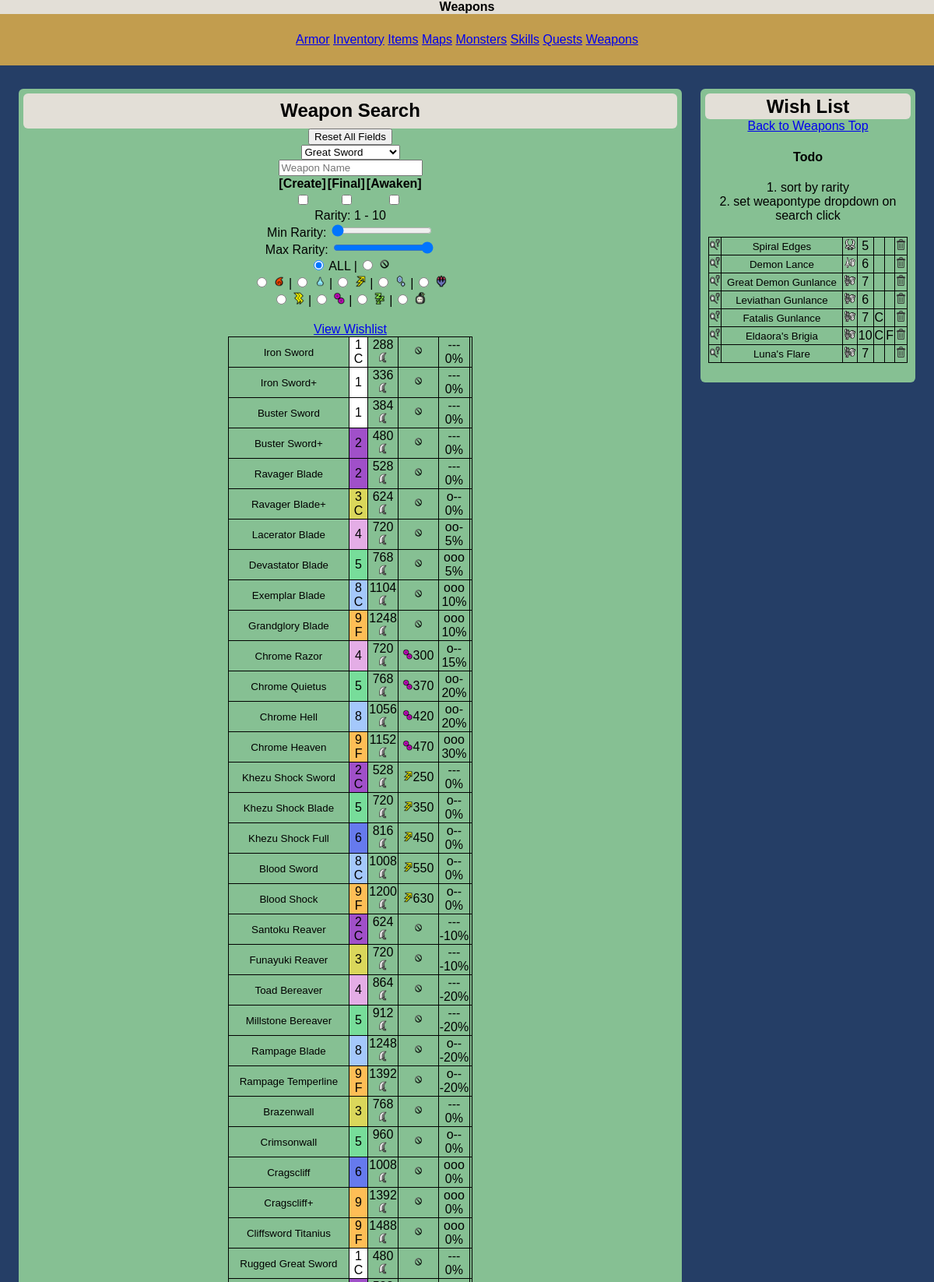
The page / (upper part) on the database its author committed.
### tables this page shows
CREATE TABLE IF NOT EXISTS `weapondata` (
  `weaponId` int(5) NOT NULL,
  `parentWeaponId` int(5) NOT NULL,
  `itemId` int(5) DEFAULT NULL,
  `weaponTypeId` int(5) NOT NULL,
  `name` varchar(80) NOT NULL,
  `attack` int(5) NOT NULL,
  `element` varchar(3) NOT NULL,
  `elementValue` int(5) DEFAULT NULL,
  `created` int(1) NOT NULL,
  `final` int(1) NOT NULL,
  `slot` int(1) NOT NULL,
  `rare` int(2) NOT NULL,
  `affinity` decimal(2,2) NOT NULL,
  `defense` int(3) DEFAULT NULL,
  `special` varchar(40) DEFAULT NULL,
  `awaken` int(1) NOT NULL,
  `red` int(3) NOT NULL,
  `orange` int(3) NOT NULL,
  `yellow` int(3) NOT NULL,
  `green` int(3) NOT NULL,
  `blue` int(3) NOT NULL,
  `white` int(3) NOT NULL,
  `purple` int(3) NOT NULL,
  `redPlus` int(3) NOT NULL,
  `orangePlus` int(3) NOT NULL,
  `yellowPlus` int(3) NOT NULL,
  `greenPlus` int(3) NOT NULL,
  `bluePlus` int(3) NOT NULL,
  `whitePlus` int(3) NOT NULL,
  `purplePlus` int(3) NOT NULL,
  `own` int(1) NOT NULL,
  `hierarchy` varchar(3000) NOT NULL,
  PRIMARY KEY (`weaponId`),
  UNIQUE KEY `itemId` (`itemId`)
);

CREATE TABLE IF NOT EXISTS `wishlist` (
  `id` int(5) NOT NULL,
  `weaponTypeId` int(5) NOT NULL,
  `name` varchar(80) NOT NULL,
  `created` int(1) NOT NULL,
  `final` int(1) NOT NULL,
  `rare` int(2) NOT NULL,
  PRIMARY KEY (`id`),
  UNIQUE KEY `id` (`id`),
  UNIQUE KEY `name` (`name`)
);

### assets/modules/weapons/vars.php (called while the page is built, shortened)
<?php
    if(isset($_POST['postCheck'])) {
        if($_POST['createShow']==1){ $createCheck='checked'; $createFilter=1;
        } else { $createCheck=''; $createFilter=0;}
        if($_POST['finalShow']==1){ $finalCheck='checked'; $finalFilter=1;
        } else { $finalCheck=''; $finalFilter=0;}
        if($_POST['awakenShow']==1){ $awakenCheck='checked'; $awakenFilter=1;
        } else { $awakenCheck=''; $awakenFilter=0;}
        if(isset($_POST['searchClick'])){
            $searchClickCSV = str_getcsv($_POST['searchClick']);
            $sql='SELECT name
                FROM weapondata
                WHERE id='.$searchClickCSV[1];
            $searchResultName = mysqli_query($mysqli,$sql) or die(mysqli_error($mysqli) . '; searchresultname table error');
            $row=mysqli_fetch_array($searchResultName);
            $weaponSearch=str_replace('\'','&#39;',$row['name']);
            $weaponType=$searchClickCSV[1];
        } else {
            if(isset($_POST['weaponPath'])){
                $weaponPath=$_POST['weaponPath'];
                $weaponSearch=str_replace('\'','&#39;',$_POST['weaponPath']);
            } else {
                $weaponPath=null;
                $weaponSearch=str_replace('\'','&#39;',$_POST['weaponName']);
            }
            if(isset($_POST['weaponImage'])) {
                $weaponType=$_POST['weaponImage'];
            } else {$weaponType=$_POST['weaponType'];}
        }
        if(isset($_POST['minRaritySelect'])) {
            $minRaritySelect=$_POST['minRaritySelect'];
            $maxRaritySelect=$_POST['maxRaritySelect'];
        } else {
            $minRaritySelect=1;
            $maxRaritySelect=10;
        }
        if(isset($_POST['elementImage'])) {
            $elemFilter=$_POST['elementImage'];
        } else {
            $elemFilter=$_POST['elem'];
        }
        switch($elemFilter) {
            case "%": $allCheck = "checked"; break;
            case "RAW": $rawCheck = "checked"; break;
            case "FIR": $firCheck = "checked"; break;
            case "WAT": $watCheck = "checked"; break;
            case "THU": $thuCheck = "checked"; break;
            case "ICE": $iceCheck = "checked"; break;
            case "DRA": $draCheck = "checked"; break;
            case "PAR": $parCheck = "checked"; break;
            case "POI": $poiCheck = "checked"; break;
            case "SLE": $sleCheck = "checked"; break;
            case "BLA": $blaCheck = "checked"; break;
        }
    } else {
        $createFilter=0;
        $finalFilter=0;
        $weaponSearch=null;
        $weaponType=1;
        $minRaritySelect=1;
        $maxRaritySelect=10;
        $elemFilter='%';
    }
?>

### assets/modules/weapons/query.php (called while the page is built)
<?php
    $weaponSearch=str_replace('\'','&#39;',$weaponSearch);
    $sql = 'SELECT *
            FROM weapondata
            WHERE instr(name,"' . $weaponSearch . '")>0
            AND rare BETWEEN ' . $minRaritySelect . ' AND ' . $maxRaritySelect . '
            AND element LIKE \'%' . $elemFilter . '%\'
            AND (' . $createFilter . '=0 OR created=' . $createFilter .')
            AND (' . $finalFilter . '=0 OR final=' . $finalFilter . ')
            AND (0=' . $weaponType . ' OR weapontypeid=' . $weaponType . ')
            ORDER BY weaponId';
    $result = mysqli_query($mysqli,$sql) or die(mysqli_error($mysqli) . '; weapon table error');
?>

### assets/modules/weapons/parameter_prep.php (called while the page is built, shortened)
<?php
    switch($weaponsRow['slot']) {
        case "0": $slot = "---"; break;
        case "1": $slot = "o--"; break;
        case "2": $slot = "oo-"; break;
        case "3": $slot = "ooo"; break;}
    $affinity=$weaponsRow['affinity']*100;
    $sql = 'SELECT color
            FROM rarecolors
            WHERE rare=' . $weaponsRow['rare'];
    $colorResult = mysqli_query($mysqli,$sql) or die(mysqli_error($mysqli) . '; color table error');
    $rareColorsRow=mysqli_fetch_array($colorResult);
    if ($weaponsRow['created']==1) {$createFlag = 'C';
    } else {$createFlag = null;}
    if ($weaponsRow['final']==1) {$finalFlag = 'F';
    } else {$finalFlag = null;}
    if ($awakenFilter==1){
        $elemType=$weaponsRow['element'];
        $elemValue=$weaponsRow['elementValue'];
    } else{
        if ($weaponsRow['awaken']==1){
            $elemType='RAW';
        } else{
            $elemType=$weaponsRow['element'];
            $elemValue=$weaponsRow['elementValue'];
        }
    }
?>

### assets/modules/weapons/table.php (the view, shortened to what this page needs)
<table class='data'>
    <?php
        while($weaponsRow=mysqli_fetch_array($result))
        {
            require('assets/modules/weapons/parameter_prep.php');
            echo("<tr>")
                .'<td class="textTd"><input type="submit" name="weaponPath" value="'.$weaponsRow['name'].'" class="button" >'
                ."<td BGCOLOR='$rareColorsRow[color]'>$weaponsRow[rare]<br>".$createFlag . $finalFlag
                ."<td>$weaponsRow[attack]<br><input class='icon' type='image' name='weaponImage' value=$weaponsRow[weaponTypeId] src=assets/resources/weapons/$weaponsRow[weaponTypeId].png class='icon'></td>"
                ."<td><input type ='image' name='elementImage' value=$elemType src=assets/resources/elements/$elemType.png class='icon'>"
                ."$elemValue</td>"
                ."<td>$slot"
                ."<br>$affinity%</td>"
                ."<td>$weaponsRow[special]</td>"
                ;
        }
    ?>
</table>

### assets/modules/weapons/wishlist.php (shortened to what this page needs)
<H2>Wish List</H2>
<a href='#top'>Back to Weapons Top</a>
<H4>Todo</H4>
1. sort by rarity<br>
2. set weapontype dropdown on search click<br>
<br>
<?php
    $sql = 'SELECT *
            FROM wishlist';
    $wishlistTableResult = mysqli_query($mysqli,$sql) or die(mysqli_error($mysqli) . '; wishlist table error');
?>
<table class='data wish'>
    <?php
        while($row=mysqli_fetch_array($wishlistTableResult))
        {
            if($row['created']==1){
                $created='C';
            } else {
                $created='';
            }
            if($row['final']==1){
                $final='F';
            } else {
                $final='';
            }
            echo("<tr>")
                ."<td><input type='image' name='searchClick' onclick='this.form.submit()' src=assets/resources/ui/search.png class='icon' value={$row['id']},{$row['weaponTypeId']}></td>"
                .'<td class="textTd"><input type="submit" name="weaponPath" value="'.$row['name'].'" class="button"></td>'
                .'<td><img src=assets/resources/weapons/'.$row['weaponTypeId'].'.png class="icon"></td>'
                .'<td>'.$row['rare'].'</td>'
                .'<td>'.$created.'</td>'
                .'<td>'.$final.'</td>'
                ."<td><input type='image' name='wishDelete' onclick = 'this.form.submit()' src=assets/resources/ui/delete.png class='icon' value=$row[id]></td>";
        }
    ?>
</table>

### assets/stylesheets/mobile.css (style rules this page uses)
html, body { margin:0; height:100%; font:1em Verdana, Geneva, sans-serif; background:#253E66; }
th, td { border-bottom: 1px solid black; border-top: 1px solid black; }
h2 { background:#E3DFD7; margin: 0; margin-bottom:1%; font-size:0.5em; }
img { max-width:100%; height: auto; }
.data { border: 1px solid black; border-bottom: 1px solid black; border-top: 1px solid black; width:100% !important; border-collapse: collapse; font-size:100%; }
.textTd { text-align: left; }
.button { border:none; background:inherit; font-size:inherit; margin:0; }

### assets/stylesheets/main.css (style rules this page uses)
html, body { margin:0; height:100%; font:1em Verdana, Geneva, sans-serif; background:#253E66; }
h2 { background:#E3DFD7; border-radius: 6px; padding: 1%; margin:0; }
img { max-width:100%; height: auto; }
.icon { height: 1em; width: 1em; }
.data, th, td { border: 1px solid black; max-width:98%; margin: 0 1%; border-collapse: collapse; margin-left:auto; margin-right:auto; }
.button { border:none; background:#86C093; }

### rows shown on the page
weapondata: weaponPath "Iron Sword", rare "1", created "C", attack "288", slot "---", affinity "0"
weapondata: weaponPath "Iron Sword+", rare "1", attack "336", slot "---", affinity "0"
weapondata: weaponPath "Buster Sword", rare "1", attack "384", slot "---", affinity "0"
weapondata: weaponPath "Buster Sword+", rare "2", attack "480", slot "---", affinity "0"
weapondata: weaponPath "Ravager Blade", rare "2", attack "528", slot "---", affinity "0"
weapondata: weaponPath "Ravager Blade+", rare "3", created "C", attack "624", slot "o--", affinity "0"
weapondata: weaponPath "Lacerator Blade", rare "4", attack "720", slot "oo-", affinity "5"
weapondata: weaponPath "Devastator Blade", rare "5", attack "768", slot "ooo", affinity "5"
weapondata: weaponPath "Exemplar Blade", rare "8", created "C", attack "1104", slot "ooo", affinity "10"
weapondata: weaponPath "Grandglory Blade", rare "9", final "F", attack "1248", slot "ooo", affinity "10"
weapondata: weaponPath "Chrome Razor", rare "4", attack "720", elementValue "300", slot "o--", affinity "15"
weapondata: weaponPath "Chrome Quietus", rare "5", attack "768", elementValue "370", slot "oo-", affinity "20"
weapondata: weaponPath "Chrome Hell", rare "8", attack "1056", elementValue "420", slot "oo-", affinity "20"
weapondata: weaponPath "Chrome Heaven", rare "9", final "F", attack "1152", elementValue "470", slot "ooo", affinity "30"
weapondata: weaponPath "Khezu Shock Sword", rare "2", created "C", attack "528", elementValue "250", slot "---", affinity "0"
weapondata: weaponPath "Khezu Shock Blade", rare "5", attack "720", elementValue "350", slot "o--", affinity "0"
weapondata: weaponPath "Khezu Shock Full", rare "6", attack "816", elementValue "450", slot "o--", affinity "0"
weapondata: weaponPath "Blood Sword", rare "8", created "C", attack "1008", elementValue "550", slot "o--", affinity "0"
weapondata: weaponPath "Blood Shock", rare "9", final "F", attack "1200", elementValue "630", slot "o--", affinity "0"
weapondata: weaponPath "Santoku Reaver", rare "2", created "C", attack "624", slot "---", affinity "-10"
weapondata: weaponPath "Funayuki Reaver", rare "3", attack "720", slot "---", affinity "-10"
weapondata: weaponPath "Toad Bereaver", rare "4", attack "864", slot "---", affinity "-20"
weapondata: weaponPath "Millstone Bereaver", rare "5", attack "912", slot "---", affinity "-20"
weapondata: weaponPath "Rampage Blade", rare "8", attack "1248", slot "o--", affinity "-20"
weapondata: weaponPath "Rampage Temperline", rare "9", final "F", attack "1392", slot "o--", affinity "-20"
weapondata: weaponPath "Brazenwall", rare "3", attack "768", slot "---", affinity "0"
weapondata: weaponPath "Crimsonwall", rare "5", attack "960", slot "o--", affinity "0"
weapondata: weaponPath "Cragscliff", rare "6", attack "1008", slot "ooo", affinity "0"
weapondata: weaponPath "Cragscliff+", rare "9", attack "1392", slot "ooo", affinity "0"
weapondata: weaponPath "Cliffsword Titanius", rare "9", final "F", attack "1488", slot "ooo", affinity "0"
weapondata: weaponPath "Rugged Great Sword", rare "1", created "C", attack "480", slot "---", affinity "0"
wishlist: weaponPath "Spiral Edges", shows a picture, rare "5"
wishlist: weaponPath "Demon Lance", shows a picture, rare "6"
wishlist: weaponPath "Great Demon Gunlance", rare "7"
wishlist: weaponPath "Leviathan Gunlance", rare "6"
wishlist: weaponPath "Fatalis Gunlance", rare "7", created "C"
wishlist: weaponPath "Eldaora's Brigia", rare "10", created "C", final "F"
wishlist: weaponPath "Luna's Flare", rare "7"

### other values the page prints
$minRaritySelect "1"
$maxRaritySelect "10"
form field weaponType "Great Sword"
